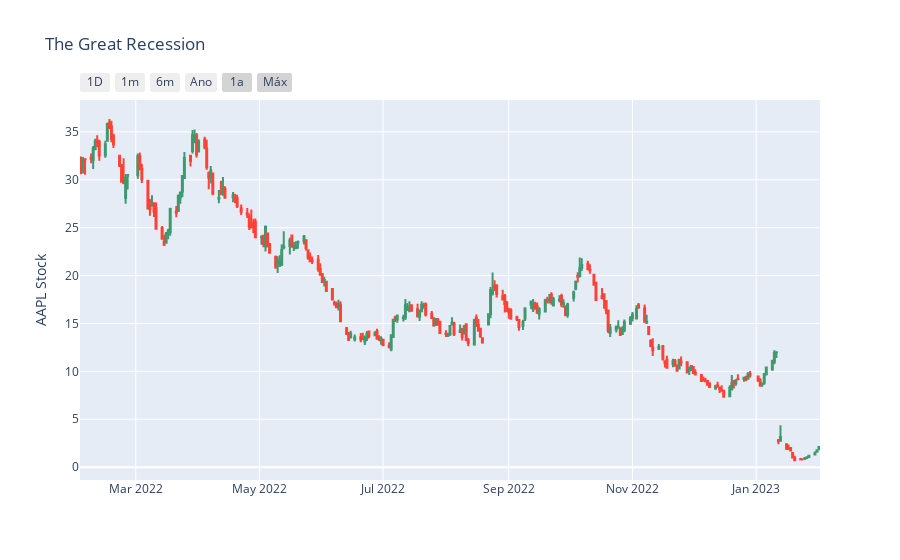

Write notebook code for a chart like this one.
### Code cell
import plotly.graph_objects as go
import pandas as pd


df = data

fig = go.Figure(data=[go.Candlestick(x=df['Date'],
                open=df['Open'], high=df['High'],
                low=df['Low'], close=df['Close'])
                      ])

fig.update_xaxes(
    rangeslider_visible=True,
    rangeselector=dict(
        buttons=list([
            dict(count=1, label="1D", step="day", stepmode="backward"),
            dict(count=1, label="1m", step="month", stepmode="backward"),
            dict(count=6, label="6m", step="month", stepmode="backward"),
            dict(count=1, label="Ano", step="year", stepmode="todate"),
            dict(count=1, label="1a", step="year", stepmode="backward"),
            dict(step="all", label="Máx")
        ])
    )
)

fig.update_layout(
    title='The Great Recession',
    yaxis_title='AAPL Stock',
)

fig.update(layout_xaxis_rangeslider_visible=False)

fig.show()

### Figure 1 — Plotly figure (JSON) as saved in the notebook; plotly's stock layout.template omitted (floating-point values rounded to 4 significant figures; data arrays with more than 128 entries replaced by an {"elided": "..."} marker saying what was removed)
{"data": [{"close": {"elided": "251 float values"}, "high": {"elided": "251 float values"}, "low": {"elided": "251 float values"}, "open": {"elided": "251 float values"}, "type": "candlestick", "x": {"elided": "251 str values"}}], "layout": {"title": {"text": "The Great Recession"}, "xaxis": {"rangeselector": {"buttons": [{"count": 1, "label": "1D", "step": "day", "stepmode": "backward"}, {"count": 1, "label": "1m", "step": "month", "stepmode": "backward"}, {"count": 6, "label": "6m", "step": "month", "stepmode": "backward"}, {"count": 1, "label": "Ano", "step": "year", "stepmode": "todate"}, {"count": 1, "label": "1a", "step": "year", "stepmode": "backward"}, {"label": "Máx", "step": "all"}]}, "rangeslider": {"visible": false}}, "yaxis": {"title": {"text": "AAPL Stock"}}}}
